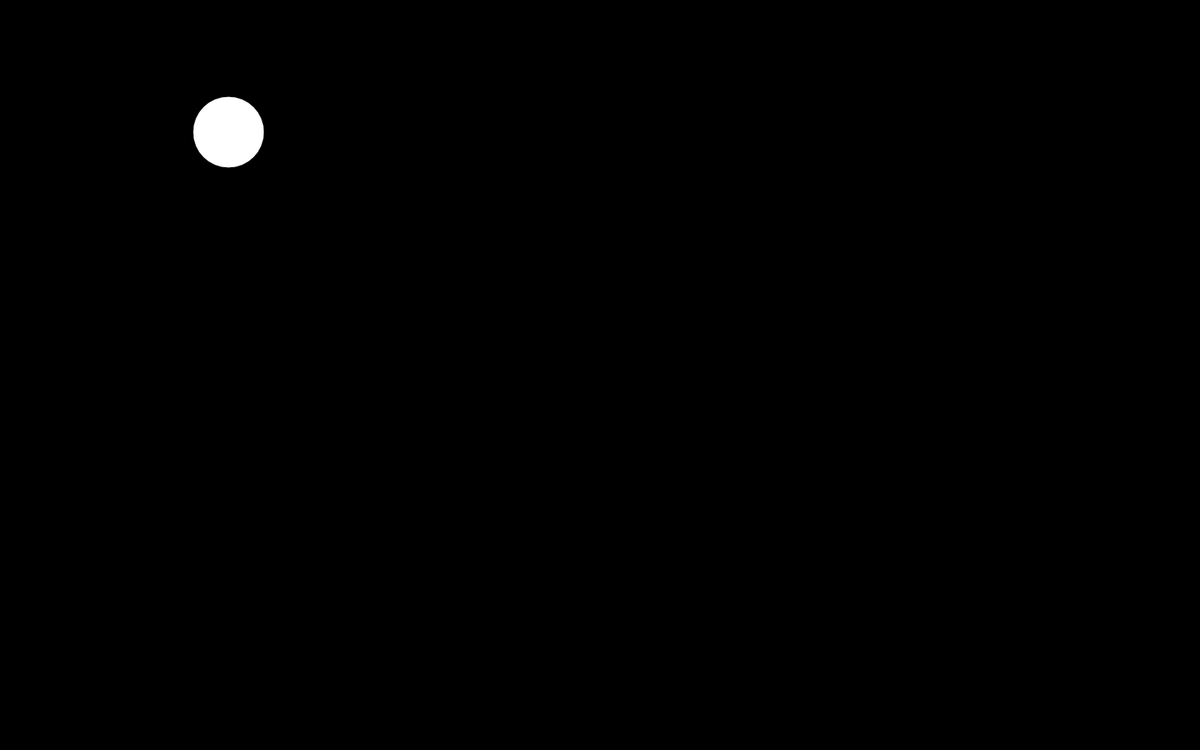
Frame 1 (no input)
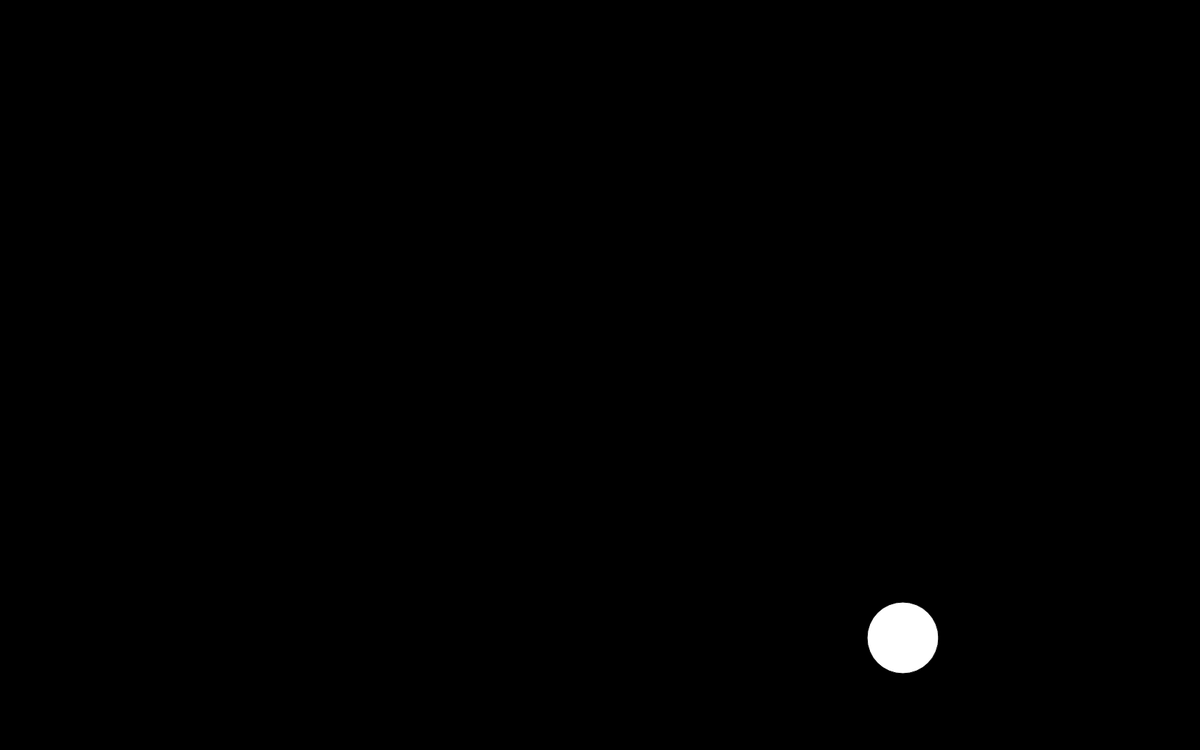
Frame 60 (no input)
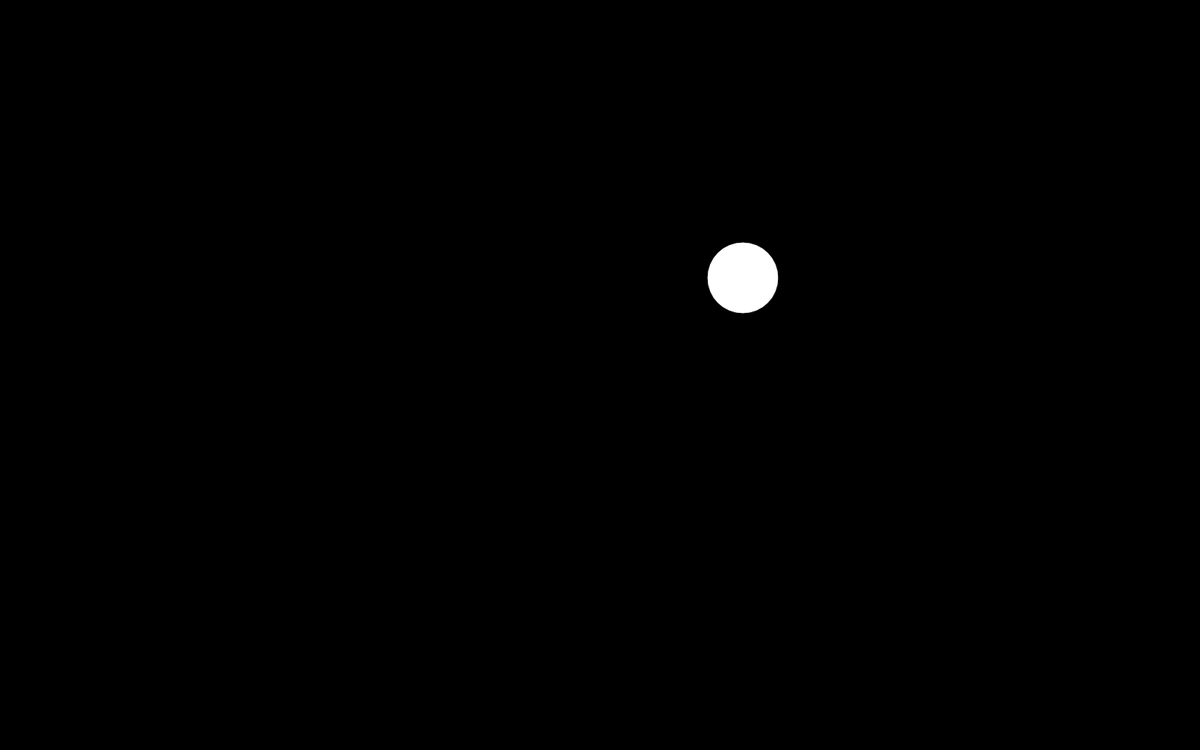
Frame 120 (the mouse pressed at the canvas centre since frame 60)

The p5.js sketch that drew these frames (run headless with seeded random() and noise() and a simulated clock; from frame 60 on, the mouse is pressed at the canvas centre):

// p5.js sketch
// ── sketch.js
let x = 320;
let y = 185;
let xspeed = 16;
let yspeed = 12;

let r = 50;

function setup() {
  createCanvas(1680, 1050);
}

function draw() {
  background(0);
  ellipse(x, y, r*2, r*2);
  x += xspeed;
  y += yspeed;
  if (x > width - r || x < r) {
    xspeed = -xspeed;
  }
  if (y > height - r || y < r) {
    yspeed = -yspeed;
  }


}
// ── style.css
html, body {
    overflow: hidden;
    margin: 0;
    padding: 0;
  }
  
